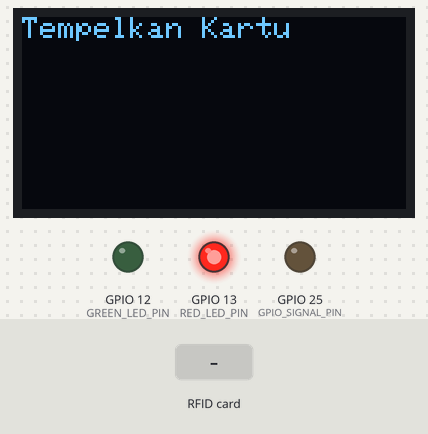
The sketch below on a simulated ESP32. Shown: 128×64 one-colour display, output pins drawn as LEDs (lit = HIGH). The test bench sets the inputs (shaded band). WiFi joins after 1.5 s; servers stay silent unless stated; uploads are accepted with an empty reply; what the sketch prints to the serial monitor is not drawn.

Above: at 2.7 s.
2.8 s: RFID card 50 27 23 10 25 held to the reader
At 4.2 s:
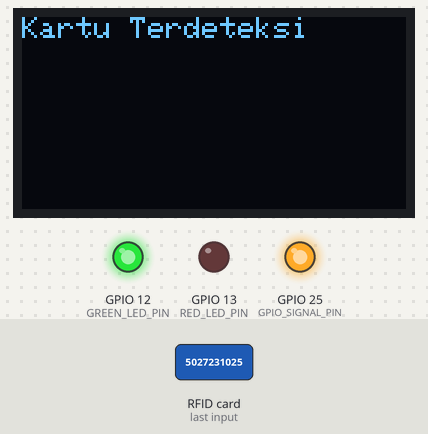
5.8 s: RFID card 5E 7A 19 C4 held to the reader
At 9.1 s:
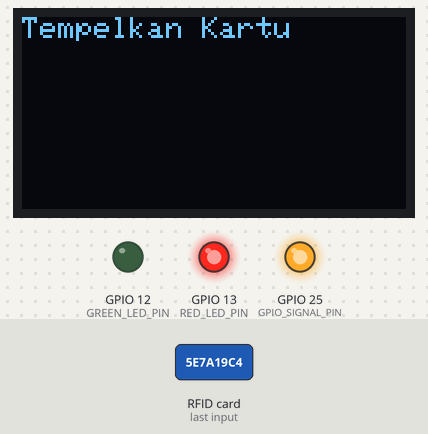
Timing chart, 0 to 10.6 s (numbered marks = the images above; inputs shaded):
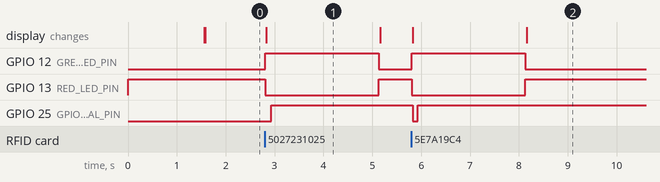

Measured:
- after the input at 2.8 s, GPIO 12 (GREEN_LED_PIN): LOW → HIGH at once, → LOW 2.3 s later; GPIO 13 (RED_LED_PIN): HIGH → LOW at once, → HIGH 2.3 s later; GPIO 25 (GPIO_SIGNAL_PIN): LOW → HIGH after 0.13 s; the display: changes at once (image 1)
- after the input at 5.8 s, GPIO 12 (GREEN_LED_PIN): LOW → HIGH at once, → LOW 2.3 s later; GPIO 13 (RED_LED_PIN): HIGH → LOW at once, → HIGH 2.3 s later; GPIO 25 (GPIO_SIGNAL_PIN): HIGH → LOW at once, → HIGH 0.10 s later; the display: first changes at once (image 2 shows a later state)
- what the display in image 1 shows lasts 2.4 s, from 2.8 s to 5.2 s

The sketch:

ESP32_RFID.ino
```cpp
#include <Wire.h>
#include <Adafruit_PN532.h>
#include <WiFi.h>
#include <HTTPClient.h>
#include <Adafruit_SSD1306.h>


// WiFi credentials
const char* ssid = "Ibu yang Luhur ITS";
const char* password = "5027231025";

// Google Apps Script Web App URL
const String scriptUrl = "https://script.google.com/macros/s/AKfycbxhfHjHc0f38BKM1RTwYO5iQ98n95FSPR99DLmfNVgQnv2QURSsN7Uu3jODGfHr6rZFLQ/exec";

// PN532 I2C setup
#define SDA_PIN 21
#define SCL_PIN 22
Adafruit_PN532 nfc(SDA_PIN, SCL_PIN);

// OLED
#define SCREEN_WIDTH 128
#define SCREEN_HEIGHT 64
Adafruit_SSD1306 display(SCREEN_WIDTH, SCREEN_HEIGHT, &Wire, -1);
#define SSD1306_I2C_ADDRESS 0x3C


// GPIO pin for signaling ESP32-CAM
#define GPIO_SIGNAL_PIN 25
#define GREEN_LED_PIN 12   // Green LED pin
#define RED_LED_PIN 13     // Red LED pin

void setup() {
  Serial.begin(115200);

  pinMode(GREEN_LED_PIN, OUTPUT);
  pinMode(RED_LED_PIN, OUTPUT);
  digitalWrite(GREEN_LED_PIN, LOW);
  digitalWrite(RED_LED_PIN, HIGH);

  // Connect to WiFi
  WiFi.begin(ssid, password);
  while (WiFi.status() != WL_CONNECTED) {
    delay(500);
    Serial.println("Connecting to WiFi...");
  }
  Serial.println("WiFi connected!");

  // Initialize PN532
  if (!nfc.begin()) {
    Serial.println("PN532 initialization failed!");
    while (1);
  }
  Serial.println("PN532 initialized.");
  nfc.SAMConfig();

  // Initialize OLED
  if (!display.begin(SSD1306_I2C_ADDRESS, 0x3C)) { // Default OLED I2C address is 0x3C
    Serial.println(F("SSD1306 allocation failed"));
    for (;;);
  }
  display.clearDisplay();
  display.setTextSize(1);
  display.setTextColor(SSD1306_WHITE);
  display.setCursor(0, 0);
  display.println("OLED Initialized");
  display.display();

    // Configure GPIO signaling pin
  pinMode(GPIO_SIGNAL_PIN, OUTPUT);
  digitalWrite(GPIO_SIGNAL_PIN, LOW); // Ensure pin is LOW initially

    // Configure LED GPIO pins
}

void loop() {
  digitalWrite(RED_LED_PIN, HIGH);
  digitalWrite(GREEN_LED_PIN, LOW);

  display.clearDisplay();
  display.setCursor(0, 0);
  display.println("Tempelkan Kartu");
  display.display();

  uint8_t success;
  uint8_t uid[] = {0, 0, 0, 0, 0, 0, 0};
  uint8_t uidLength;

  // Check if a card is present
  success = nfc.readPassiveTargetID(PN532_MIFARE_ISO14443A, uid, &uidLength);

  if (success) {
    Serial.println("Card detected!");

    // Turn on Green LED to indicate success
    digitalWrite(GREEN_LED_PIN, HIGH);
    digitalWrite(RED_LED_PIN, LOW); // Ensure Red LED is OFF

    display.clearDisplay();
    display.setCursor(0, 0);
    display.println("Kartu Terdeteksi");
    display.display();

    // Convert UID to string
    String cardId = "";
    for (uint8_t i = 0; i < uidLength; i++) {
      cardId += String(uid[i], HEX);
    }
    Serial.println("Card ID: " + cardId);

    // Send GPIO signal to ESP32-CAM
    sendGpioSignal();

    // Send data to Google Apps Script
    if (sendToSpreadsheet(cardId, "Present")) {
      Serial.println("Data posted successfully!");
    } else {
      Serial.println("Failed to post data.");
    }

  delay(2000);  // Prevent duplicate reads
  }
}

bool sendToSpreadsheet(String cardId, String status) {
  if (WiFi.status() != WL_CONNECTED) {
    Serial.println("WiFi not connected!");
    return false;
  }

  HTTPClient http;
  http.begin(scriptUrl);
  http.addHeader("Content-Type", "application/json");

  // Create JSON payload
  String payload = "{\"cardId\":\"" + cardId + "\",\"status\":\"" + status + "\"}";

  // Send POST request
  int httpResponseCode = http.POST(payload);

  if (httpResponseCode > 0) {
    Serial.println("Response code: " + String(httpResponseCode));
    String response = http.getString();
    Serial.println("Response: " + response);
  } else {
    Serial.println("Error in sending POST: " + String(httpResponseCode));
  }

  http.end();
  return httpResponseCode == 200;
}

void sendGpioSignal() {
  Serial.println("Sending GPIO signal to ESP32-CAM...");
  digitalWrite(GPIO_SIGNAL_PIN, LOW); // Set GPIO HIGH
  delay(100); // Hold signal for 100ms
  digitalWrite(GPIO_SIGNAL_PIN, HIGH);  // Reset GPIO to LOW
  Serial.println("GPIO signal sent.");
}
```
